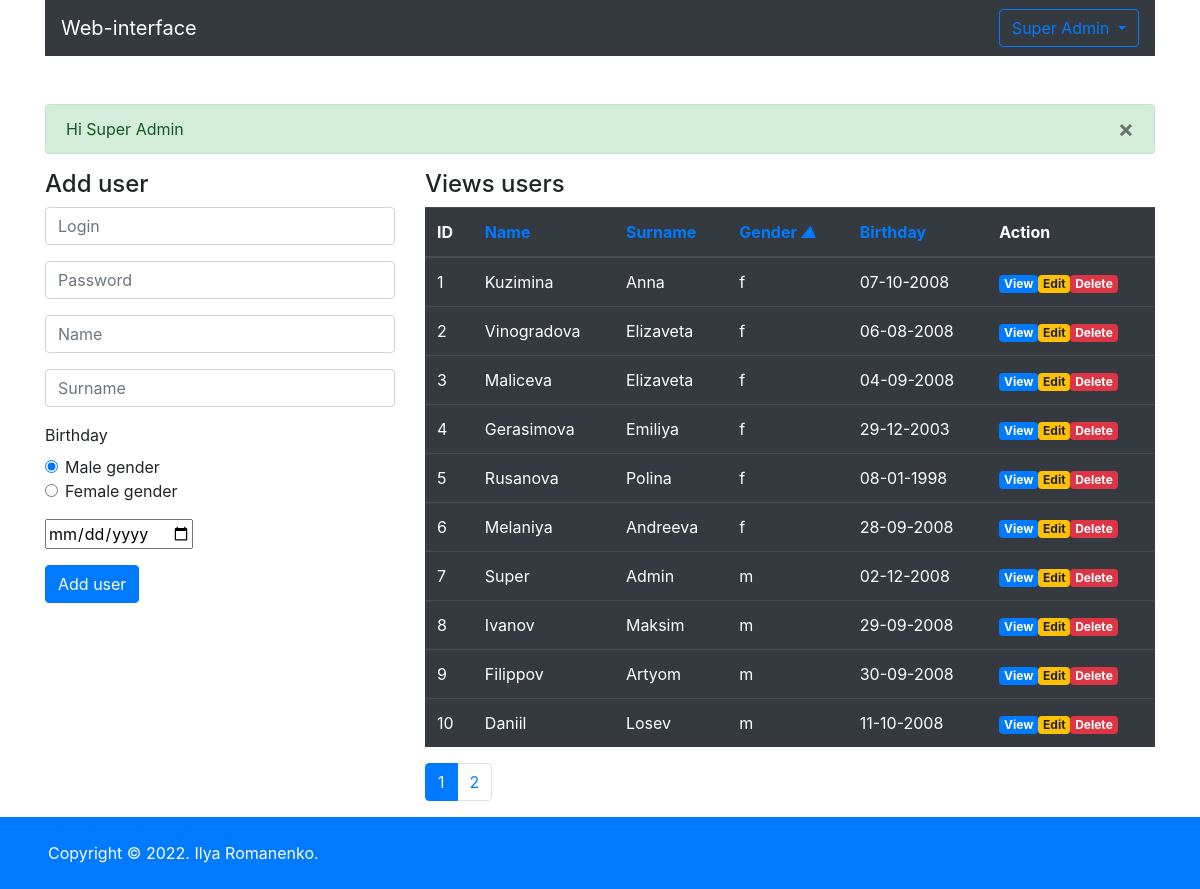
The page /?p=1&sort=gender_asc (signed in) on the database its author committed.
### tables this page shows
CREATE TABLE `users` (
  `id` int(11) NOT NULL,
  `login` varchar(255) NOT NULL,
  `password` varchar(255) NOT NULL,
  `name` varchar(255) NOT NULL,
  `surname` varchar(255) NOT NULL,
  `gender` varchar(1) NOT NULL,
  `birthday` text,
  `id_admin` int(1) NOT NULL DEFAULT '0',
  `is_deleted` varchar(1) NOT NULL DEFAULT '0'
);

### app/config.php (called while the page is built)
<?php
return[
    'name' => 'Web-interface',
    'copyright' => 'Copyright © '. date('Y') . '. Ilya Romanenko.',
    'components' => [
        'host' => 'localhost',
        'userName' => 'root',
        'password' => '',
        'dataBase' => 'sibers',
    ],
    'count_list' => 10,
    'path_parts' => pathinfo($_SERVER['SCRIPT_NAME']),
];
?>

### model.php (called while the page is built, shortened)
<?php
class Model
{
    private $connect;
    public function __construct($db)
    {
        try {
            $this->connect = new mysqli($db['host'], $db['userName'], $db['password'], $db['dataBase']);
        } catch (Exception $e) {
            echo 'Connection failed! ' . $e->getMessage();
        }
    }
    public function fetch($fields, $whereFields = null, $sort = null, $limit = null)
    {
        $data = [];
        $queryRows = null;
        if (is_array($fields)) {
            for ($i = 0; $i < count($fields); $i++) {
                if ($i + 1 == count($fields)) {
                    $queryRows .= ' ' . $fields[$i];
                    break;
                }
                $queryRows .= ' ' . $fields[$i] . ',';
            }
        } else {
            $queryRows = '*';
        }
        $query = "SELECT $queryRows FROM users";
        if (!is_null($whereFields)) {
            $query .= ' WHERE ';
            foreach ($whereFields as $field => $value) {
                $query .= " $field = '$value'";
                end($whereFields);
                if ($field !== key($whereFields)) {
                    $query .= ' AND';
                }
            }
            $query .= ' AND is_deleted = 0';
        } else {
            $query .= " WHERE is_deleted = '0'";
        }
        if (!is_null($sort)) {
            $sort_list = array(
                'id_asc'   => '`id`',
                'name_asc'   => '`name`',
                'name_desc'  => '`name` DESC',
                'surname_asc'  => '`surname`',
                'surname_desc' => '`surname` DESC',
                'gender_asc'   => '`gender`',
                'gender_desc'  => '`gender` DESC',
                'birthday_asc'   => '`birthday`',
                'birthday_desc'  => '`birthday` DESC',
            );
            if (array_key_exists($sort, $sort_list)) {
                $sort_sql = $sort_list[$sort];
                $query .= " ORDER BY $sort_sql";
            }
        }
        if (!is_null($limit)) {
            switch(count($limit)) {
                case '2':
                    $query .= " LIMIT $limit[0], $limit[1]";
                    break;
            }
        }
        if ($sql = $this->connect->query($query)) {
            while ($row = mysqli_fetch_assoc($sql)) {
                $data[] = $row;
            }
        }
        return $data;
    }
    public function validation($data)
    {
        $formValid = [];
        $formValid['valid'] = true;
        $formValid['validFields'] = [];
        $formValid['notValidFields'] = [];
        foreach ($data as $key => $value) {
            if (isset($value) && (!empty($value) || $value === '0')) {
                $dataValid = htmlspecialchars($value);
                $formValid['validFields'][$key] = $dataValid;
            } else {
                $formValid['valid'] = false;
                $formValid['notValidFields'][] = $key;
            }
        }
        return $formValid;
    }
}

### index.php (the view, shortened to what this page needs)
<?php
include_once $_SERVER['DOCUMENT_ROOT'] . '/template/head.php';
?>
<div class="row">
    <div class="col-md-4 mx-auto">
        <h4>Add user</h4>
        <form action="" method="post">
            <div class="form-group">
                <input type="text" class="form-control" name="User[login]" placeholder="Login">
            </div>
            <div class="form-group">
                <input type="password" class="form-control" name="User[pass]" placeholder="Password">
            </div>
            <div class="form-group">
                <input type="text" class="form-control" name="User[name]" placeholder="Name">
            </div>
            <div class="form-group">
                <input type="text" class="form-control" name="User[surname]" placeholder="Surname">
            </div>
            <div class="form-group">
                <label>Birthday</label>
                <div class="form-check">
                    <input class="form-check-input" type="radio" name="User[gender]" value="m" checked>
                    <label class="form-check-label" for="RadiosGenderM">
                        Male gender
                    </label>
                </div>
                <div class="form-check">
                    <input class="form-check-input" type="radio" name="User[gender]" value="f">
                    <label class="form-check-label" for="RadiosGenderF">
                        Female gender
                    </label>
                </div>
            </div>
            <div class="form-group">
                <div class="input-group date" data-provide="datepicker">
                    <input type="date" id="form-control-datepicker" name="User[birthday]">
                </div>
            </div>
            <div class="form-group">
                <button type="submit" class="btn btn-primary" name="User[insert]">Add user</button>
            </div>
        </form>
    </div>
    <div class="col-md-8 mx-auto">
        <h4>Views users</h4>
        <table class="table table-hover table-dark">
            <thead>
                <tr>
                    <?php
                    function sort_link($title, $sort_asc, $sort_desc, $page, $getSort)
                    {
                        if ($getSort == $sort_asc) {
                            return '<a class="active" href="?p=' . $page . '&sort=' . $sort_desc . '">' . $title . ' <i>▲</i></a>';
                        } elseif ($getSort == $sort_desc) {
                            return '<a class="active" href="?p=' . $page . '&sort=' . $sort_asc . '">' . $title . ' <i>▼</i></a>';
                        } else {
                            return '<a href="?p=' . $page . '&sort=' . $sort_asc . '">' . $title . '</a>';
                        }
                    }
                    if (isset($_GET) && !empty($_GET)) {
                        $validGet = $model->validation($_GET);
                        if ($validGet['valid']) {
                            $validFields = $validGet['validFields'];
                            if (isset($validFields['sort']) && !empty($validFields['sort'])) {
                                $sort = $validFields['sort'];
                            } else {
                                $sort = 'id_asc';
                            }
                            if (isset($validFields['p']) && !empty($validFields['p'])) {
                                $page = (int)$validFields['p'];
                            } else {
                                $page = 1;
                            }
                        }
                    } else {
                        $page = 1;
                        $sort = 'id_asc';
                    }
                    ?>
                    <th scope="col">ID</th>
                    <th scope="col"><?= sort_link('Name', 'name_asc', 'name_desc', $page, $sort); ?></th>
                    <th scope="col"><?= sort_link('Surname', 'surname_asc', 'surname_desc', $page, $sort); ?></th>
                    <th scope="col"><?= sort_link('Gender', 'gender_asc', 'gender_desc', $page, $sort); ?></th>
                    <th scope="col"><?= sort_link('Birthday', 'birthday_asc', 'birthday_desc',$page, $sort); ?></th>
                    <th scope="col">Action</th>
                </tr>
            </thead>
            <tbody>
                <?php
                $userRowsCount = count($model->fetch(['id']));
                $countRow = $configApp['count_list'];
                $pageCount = ceil($userRowsCount / $countRow);
                $startRow = ($page * $configApp['count_list']) - $countRow;
                $limit = array($startRow,$countRow);
                $usersRowsLimit = $model->fetch(['id', 'name', 'surname', 'gender', 'birthday'], null, $sort, $limit);
                if (!empty($usersRowsLimit)) {
                    foreach ($usersRowsLimit as $userRow) {
                        echo '<tr>';
                        $numUser++;
                        foreach ($userRow as $field => $value) {
                            if ($field == 'id') {
                                $idUser = $value;
                                echo "<td>$numUser</td>";
                            } elseif ($field == 'birthday') {
                                $value = date('d-m-Y', $value);
                                echo "<td>$value</td>";
                            } else {
                                $value = mb_strimwidth($value, 0, 15, '...');
                                echo "<td>$value</td>";
                            }
                        }
                        echo "<td><a href='actions/view.php?id=$idUser' class='badge badge-primary'>View</a>";
                        echo "<a href='actions/edit.php?id=$idUser' class='badge badge-warning'>Edit</a>";
                        echo "<a href='actions/delete.php?id=$idUser' class='badge badge-danger'>Delete</a></td>";
                        echo '</tr>';
                    }
                }
                ?>
            </tbody>
        </table>
        <nav aria-label="...">
            <ul class="pagination">
                <?php
                for ($i = 1; $i <= $pageCount; $i++) {
                    $classLi = 'page-item';
                    if ($i == $page) {
                        $classLi .= ' active';
                    }
                    echo "<li class='$classLi'><a class='page-link' href='?p=$i&sort=$sort'>$i</a></li>";
                }
                ?>
            </ul>
        </nav>
    </div>
</div>
<?php
include_once $_SERVER['DOCUMENT_ROOT'] . '/template/footer.php';
?>

### rows shown on the page
users: name "Kuzimina", surname "Anna", gender "f", birthday "07-10-2008"
users: name "Vinogradova", surname "Elizaveta", gender "f", birthday "06-08-2008"
users: name "Maliceva", surname "Elizaveta", gender "f", birthday "04-09-2008"
users: name "Gerasimova", surname "Emiliya", gender "f", birthday "29-12-2003"
users: name "Rusanova", surname "Polina", gender "f", birthday "08-01-1998"
users: name "Melaniya", surname "Andreeva", gender "f", birthday "28-09-2008"
users: name "Super", surname "Admin", gender "m", birthday "02-12-2008"
users: name "Ivanov", surname "Maksim", gender "m", birthday "29-09-2008"
users: name "Filippov", surname "Artyom", gender "m", birthday "30-09-2008"
users: name "Daniil", surname "Losev", gender "m", birthday "11-10-2008"

### other values the page prints
$userDataAuth['name'] "Super"
$userDataAuth['surname'] "Admin"
$_SESSION['succesField'] "Hi Super Admin"
$title "Name Surname Birthday"
$title "Gender"
$configApp['copyright'] "Copyright © 2022. Ilya Romanenko."
